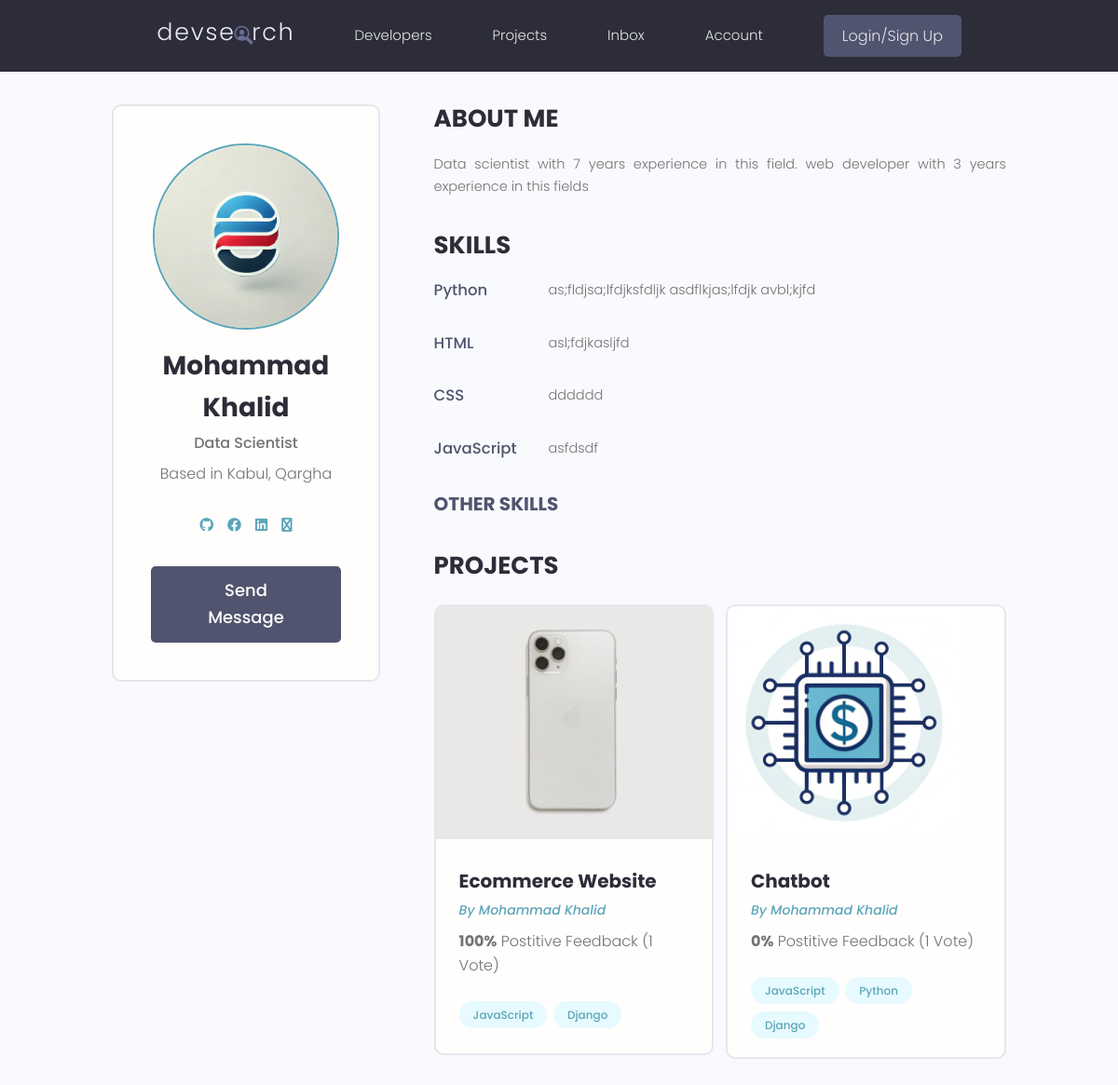
Page /profile/76442c2d-7dbf-40c6-99b2-59a831cf61b2/ on the committed database.
### users/models.py (models this page shows, shortened)
class Profile(models.Model):
    user = models.OneToOneField(User, on_delete=models.CASCADE, null=True, blank=True)
    name = models.CharField(max_length=200, null=True, blank=True)
    email = models.EmailField(max_length=400, null=True, blank=True)
    username = models.CharField(max_length=200, null=True, blank=True)
    location = models.CharField(max_length=200, null=True, blank=True)
    short_intro = models.CharField(max_length=200, null=True, blank=True)
    bio = models.TextField(blank=True, null=True)
    profile_image = models.ImageField(null=True, blank=True, upload_to='profiles/', default='profiles/user-default.png')
    social_github = models.CharField(max_length=200, null=True, blank=True)
    social_facebook = models.CharField(max_length=200, null=True, blank=True)
    social_linkedin = models.CharField(max_length=200, null=True, blank=True)
    Website = models.CharField(max_length=200, null=True, blank=True)
    created = models.DateTimeField(auto_now_add=True)
    id = models.UUIDField(default=uuid.uuid4, unique=True, primary_key=True, editable=False)

class Skills(models.Model):
    owner = models.ForeignKey(Profile, on_delete=models.SET_NULL, null=True, blank=True)
    name = models.CharField(max_length=100, null=True, blank=True)
    description = models.TextField(null=True, blank=True)
    created = models.DateTimeField(auto_now_add=True)
    id = models.UUIDField(default=uuid.uuid4, unique=True, primary_key=True, editable=False)

### projects/models.py (models this page shows, shortened)
class Projects(models.Model):
    owner = models.ForeignKey(Profile,on_delete=models.SET_NULL, null=True, blank=True)
    title = models.CharField(max_length=200)
    description = models.TextField(null=True, blank=True)
    featured_image = models.ImageField(null=True, blank=True, default='default.jpg')
    demo_link = models.CharField(max_length=2000, null=True, blank=True)
    source_link = models.CharField(max_length=2000, null=True, blank=True)
    tags = models.ManyToManyField('Tag', blank=True)
    vote_total = models.IntegerField(default=0, null=True, blank=True)
    vote_ratio = models.IntegerField(default=0, null=True, blank=True)
    created = models.DateTimeField(auto_now_add=True)
    id = models.UUIDField(default=uuid.uuid4, unique=True, primary_key=True, editable=False)
    def __str__(self):
        return self.title
    class Meta:
        ordering = ['-vote_ratio', '-vote_total', 'title']

class Tag(models.Model):
    name = models.CharField(max_length=200)
    created = models.DateTimeField(auto_now_add=True)
    id = models.UUIDField(default=uuid.uuid4, unique=True, primary_key=True, editable=False)
    def __str__(self):
        return self.name

### users/views.py (the view)
# urls.py: path('profile/<str:pk>/',views.userProfile, name="user-profile"),
def userProfile(request, pk):
    profile = Profile.objects.get(id=pk)
    topSkills = profile.skills_set.exclude(description__exact="")
    otherSkills = profile.skills_set.filter(description="")
    context = {'profile':profile, 'topSkills':topSkills, 'otherSkills':otherSkills}
    return render(request, 'users/user-profile.html', context)

### users/templates/users/user-profile.html (shortened to what this page needs)
{% extends 'main.html' %}
{% block content %}
 <main class="profile my-md">
    <div class="container">
      <div class="layout">
        <div class="column column--1of3">
          <div class="card text-center">
            <div class="card__body dev">
              <img class="avatar avatar--xl" src="{{profile.profile_image.url}}" />
              <h2 class="dev__name">{{profile.name}}</h2>
              <p class="dev__title">{{profile.short_intro}}</p>
              <p class="dev__location">Based in {{profile.location}}</p>
              <ul class="dev__social">
              {% if profile.social_github %}
                <li>
                  <a title="Github" href="{{profile.social_github}}" target="_blank"><i class="fab fa-github"></i></i></a>
                </li>
               {% endif %}
               {% if profile.social_facebook %}
                <li>
                  <a title="Facebook" href="{{profile.social_facebook}}" target="_blank"><i class="fab fa-facebook"></i></a>
                </li>
                {% endif %}
                {% if profile.social_linkedin %}
                <li>
                  <a title="LinkedIn" href="{{profile.social_linkedin}}" target="_blank"><i class="fab fa-linkedin"></i></a>
                </li>
                {% endif %}
               {% if profile.Website %}
                <li>
                 <a title="Personal Website" href="{{ profile.website }}" target="_blank"><i class="fab fa-globe"></i></a></li>
                {% endif %}
              </ul>
              {% if profile.id %}
              <a href="{% url 'create-message' profile.id %}" class="btn btn--sub btn--lg">Send Message </a>
              {% endif %}
            </div>
          </div>
        </div>
        <div class="column column--2of3">
          <div class="devInfo">
            <h3 class="devInfo__title">About Me</h3>
            <p class="devInfo__about">
              {{profile.bio}}
            </p>
          </div>
          <div class="devInfo">
            <h3 class="devInfo__title">Skills</h3>
            <div class="devInfo__skills">
            {% for skill in topSkills %}
              <div class="devSkill">
                <h4 class="devSkill__title">{{skill.name}}</h4>
                <p class="devSkill__info">
                  {{skill.description}}
                </p>
              </div>
            {% endfor %}
              <h3 class="devInfo__subtitle">Other Skills</h3>
            </div>
          </div>
          <div class="devInfo">
            <h3 class="devInfo__title">Projects</h3>
            <div class="grid grid--two">
                {% for project in profile.projects_set.all %}
              <div class="column">
                <div class="card project">
                  <a href="{% url 'project' project.id %}" class="project">
                    <img class="project__thumbnail" src="{{project.featured_image.url}}" alt="project thumbnail" />
                    <div class="card__body">
                      <h3 class="project__title">{{project}}</h3>
                      <p><a class="project__author" href="{% url 'user-profile' profile.id %}">By {{profile.name}}</a></p>
                      <p class="project--rating">
                        <span style="font-weight: bold;">{{project.vote_ratio}}%</span> Postitive
                        Feedback ({{project.vote_total}} Vote{{project.vote_total|pluralize:"s"}})
                      </p>
                      <div class="project__tags">
                      {% for tag in project.tags.all %}
                        <span class="tag tag--pill tag--main">
                          <small>{{tag}}</small>
                        </span>
                     {% endfor %}
                      </div>
                    </div>
                  </a>
                </div>
              </div>
            {% endfor %}
            </div>
          </div>
        </div>
      </div>
    </div>
  </main>
{% endblock content %}

### static/styles/app.css (style rules this page uses)
:root { --color-sub: #2d2d39; }
.btn--sub { background-color: var(--color-sub-light); }
.card { border: 2px solid var(--color-light); }
img { width: 100%; }
.profile .card > .dev { padding: 4rem; }
.dev__name { color: var(--color-sub); font-size: 2.8rem; font-weight: 700; margin-top: 1rem; margin-bottom: 0.5rem; }
.dev__title { font-size: 1.6rem; font-weight: 500; line-height: 1.3; }
.dev__location { margin-top: 1rem; }
.dev__social { margin: 3rem 0; list-style: none; display: flex; justify-content: center; gap: 1.5rem; }
.devInfo { margin-bottom: 3rem; }
.devInfo__title, .devInfo__subtitle { font-size: 2.6rem; color: var(--color-sub); text-transform: uppercase; font-weight: 700; margin-bottom: 1.5rem; }
.devInfo__subtitle { font-size: 2rem; color: var(--color-sub-light); }
.devInfo__about, .devSkill__info { font-size: 1.45rem; line-height: 1.7; text-align: justify; }
.devSkill { margin-bottom: 3rem; }
.devSkill__title { font-size: 1.65rem; font-weight: 500; color: var(--color-sub-light); }
@media screen and (min-width: 700px) { .devSkill { display: flex; justify-content: space-between; gap: 3rem; } }
@media screen and (min-width: 700px) { .devSkill__info { flex-basis: 80%; } }
.project__author { font-size: 1.4rem; font-style: italic; }
.project--rating { margin-bottom: 1.6em; margin-top: .5em; }
.project__thumbnail { height: 25rem; object-fit: cover; object-position: top center; }
.project__title { font-size: 2rem; font-weight: 700; color: var(--color-sub); }

### static/uikit/styles/modules/_variables.css (style rules this page uses)
:root { --color-main: #5aa5b9; --color-main-light: #e6faff; --color-sub: #3f4156; --color-sub-light: #51546e; --color-sub-lighter: #ededfd; --color-text: #737373; --color-gray: #8b8b8b; --color-light: #e5e7eb; --color-light-gray: #767676; --color-bg: #f8fafd; --color-white: #fffefd; --color-white-light: #f3f3f3; --color-success: #359e64; --color-success-bg: #def8e8; --color-error: #fc4b0b; --color-error-bg: #fff2ee; --font-base: 'Poppins', arial, helvetica, 'Segoe UI', roboto, ubuntu, sans-serif; --font-monospace: 'Fira Code', 'Courier New', courier, monospace; --font-regular: 300; --font-medium: 500; --font-bold: 700; --generic-shadow: 1px 1px 5px #00000010; --generic-transition: all 0.3s ease-in-out; }

### static/uikit/styles/modules/_base.css (style rules this page uses)
* { margin: 0; padding: 0; box-sizing: border-box; text-rendering: optimizeLegibility; color: inherit; font-size: inherit; }
html { font-size: 50%; }
@media only screen and (min-width: 480px) { html { font-size: 56.25%; } }
@media only screen and (min-width: 1200px) { html { font-size: 62.5%; } }
body { line-height: 1.6; font-weight: 400; font-size: 1.5rem; color: var(--color-text); background-color: var(--color-bg); min-height: 100vh; }

### static/uikit/styles/modules/_typography.css (style rules this page uses)
* { font-family: var(--font-base); }
h2 { font-size: 3.6rem; font-weight: var(--font-bold); }
h3 { font-size: 3.2rem; font-weight: var(--font-medium); }
h4 { font-size: 2.8rem; font-weight: var(--font-medium); }
p, span, strong { font-size: 1.6rem; color: var(--color-text); font-weight: var(--font-regular); }
a { padding-bottom: 2px; text-decoration: none; display: inline-block; color: var(--color-main); font-weight: var(--font-medium); }

### static/uikit/styles/modules/_utilities.css (style rules this page uses)
.container { width: 92%; max-width: 165rem; margin: 0 auto; box-sizing: border-box; }
@media screen and (min-width: 1000px) { .container { width: 90%; } }
@media screen and (min-width: 1200px) { .container { width: 80%; } }
.text-center { text-align: center; }
.my-md { margin: 3rem auto; }

### static/uikit/styles/modules/_avatar.css (style rules this page uses)
.avatar { border-radius: 50%; border: 2px solid var(--color-main); object-fit: cover; }
.avatar--xl { height: 20rem; width: 20rem; }

### static/uikit/styles/modules/_button.css (style rules this page uses)
.btn { display: inline-block; position: relative; cursor: pointer; background-color: var(--color-light); font-weight: var(--font-medium); color: var(--color-sub); text-decoration: none; padding: 1rem 2rem; border-radius: 0.5rem; border: none; width: -webkit-fit-content; width: -moz-fit-content; width: fit-content; height: -webkit-fit-content; height: -moz-fit-content; height: fit-content; font-size: 1.6rem; outline-width: 0; outline-color: transparent; -webkit-backface-visibility: hidden; backface-visibility: hidden; transition: all 0.3s ease-in-out; }
.btn--sub { background-color: var(--color-sub); color: var(--color-white); }
.btn--lg { font-size: 1.8rem; padding: 1.2rem 4.5rem; }

### static/uikit/styles/modules/_card.css (style rules this page uses)
.card { border-radius: 1rem; background-color: var(--color-white); border: 1.5px solid var(--color-light); width: auto; height: auto; margin-top: 0.5rem; margin-bottom: 0.5rem; overflow: hidden; }
.card__body, .card__header { padding: 2rem 2.5rem; }

### rows in the picture
Profile: profile_image (picture), name "Mohammad Khalid", short_intro "Data Scientist", location "Kabul, Qargha", bio "Data scientist with 7 years experience in this field. web developer with 3 years experience in this fields"
Skills: name "Python", description "as;fldjsa;lfdjksfdljk asdflkjas;lfdjk avbl;kjfd"
Skills: name "HTML", description "asl;fdjkasljfd"
Skills: name "CSS", description "dddddd"
Skills: name "JavaScript", description "asfdsdf"
Projects: featured_image (picture), title "Ecommerce Website", vote_ratio "100", vote_total "1"
Tag: name "JavaScript"
Tag: name "Django"
Projects: featured_image (picture), title "Chatbot", vote_ratio "0", vote_total "1"
Tag: name "Python"
